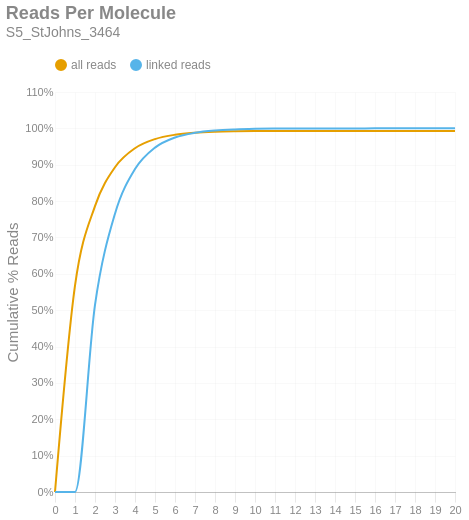

The notebook cell saved with this chart:
### Markdown cell above
### Reads per Molecule
This chart shows the cumulative distribution of the number of reads per linked molecule. That is, how many alignments are associated with a unique molecule. This excludes the number of reads associated with invalid or absent linked-read barcodes. The `linked` histogram is the percentages recalculated when disregarding singletons.

### Code cell
if SKIPLR:
    print_html(f"Skipped")
else:
    counts = np.bincount(valids['reads'].cast(pl.Int64).to_numpy())
    weighted = counts * np.arange(len(counts))
    all_perc = weighted / n_reads
    linked_perc = weighted / n_linked_reads
    linked_perc[1] = 0
    binned_df = pl.DataFrame({
        'readsper': list(range(len(counts))),
        'all reads (cumsum)': np.cumsum(all_perc).tolist(),
        'linked reads (cumsum)': np.cumsum(linked_perc).tolist(),
    })

    with SafeRender(binned_df):
        (
            density_plot(binned_df, 'Reads Per Molecule', samplename, 'readspmol')
            .encode(
                x=alt.X('readsper:O', title=None).axis(labelAngle=0).scale(padding=0),
                y=alt.Y('value:Q', title='Cumulative % Reads').axis(format='%').stack(False),
                color=alt.Color("key:N").scale(domain=["all reads", "linked reads"]),
                tooltip=[
                    alt.Tooltip("key:N", title="Data Type"),
                    alt.Tooltip("readsper:O", title="Reads Per Molecule"),
                    alt.Tooltip("value:Q", format=".2%", title="% Reads (Cum.)")
                ]            
            )
        ).display()

### Figure 1 — Vega-Lite specification as saved in the notebook (floating-point values rounded to 4 significant figures)
{"width": "container", "height": 400, "config": {"title": {"anchor": "start", "dy": -15, "fontSize": 18, "color": "#888888", "subtitleColor": "#888888", "subtitleFontSize": 14}, "arc": {"fill": "#0072B2"}, "axis": {"domainColor": "#888888", "domainWidth": 0.5, "gridWidth": 0.2, "grid": false, "titleFontWeight": 400, "titleFontSize": 15, "labelFontSize": 11, "labelColor": "#888888", "tickColor": "#888888", "tickWidth": 0.2, "titleColor": "#888888"}, "axisBand": {"grid": false}, "axisX": {"grid": true, "tickSize": 10, "domainCap": "round"}, "axisY": {"domain": false, "grid": true, "tickSize": 0, "domainCap": "round"}, "background": "transparent", "header": {"labelFontSize": 15, "labelColor": "#888888", "titleFontSize": 15, "titleFontWeight": 600, "titleColor": "#888888"}, "legend": {"labelFont": "sans-serif", "labelFontSize": 12, "labelColor": "#888888", "symbolSize": 100, "symbolType": "circle", "titleFontSize": 12, "titlePadding": 10, "titleColor": "#888888", "title": null, "orient": "top"}, "range": {"category": ["#E69F00", "#56B4E9", "#009E73", "#F0E442", "#0072B2", "#D55E00", "#CC79A7", "#000000"], "diverging": ["#cfe8f3", "#a2d4ec", "#73bfe2", "#46abdb", "#1696d2", "#12719e"]}, "area": {"fill": "#0072B2", "fillOpacity": 0.7, "line": true, "strokeOpacity": 0.7}, "line": {"color": "#0072B2", "stroke": "#0072B2", "strokeWidth": 2}, "trail": {"color": "#0072B2", "stroke": "#0072B2", "strokeWidth": 0, "size": 1}, "point": {"filled": true, "fillOpacity": 1.0, "size": 95}, "text": {"color": "#888888", "fontSize": 11, "align": "right", "fontWeight": 400, "size": 11}, "bar": {"fill": "#0072B2", "stroke": null}, "view": {"stroke": null, "continuousWidth": 660, "continuousHeight": 400}}, "data": {"name": "data-dbe7fe2c89d224b5542cdef097931f01"}, "mark": {"type": "line", "interpolate": "monotone", "point": {"opacity": 0, "size": 275}}, "encoding": {"color": {"field": "key", "scale": {"domain": ["all reads", "linked reads"]}, "type": "nominal"}, "tooltip": [{"field": "key", "title": "Data Type", "type": "nominal"}, {"field": "readsper", "title": "Reads Per Molecule", "type": "ordinal"}, {"field": "value", "format": ".2%", "title": "% Reads (Cum.)", "type": "quantitative"}], "x": {"axis": {"labelAngle": 0}, "field": "readsper", "scale": {"padding": 0}, "title": null, "type": "ordinal"}, "y": {"axis": {"format": "%"}, "field": "value", "stack": false, "title": "Cumulative % Reads", "type": "quantitative"}}, "params": [{"name": "param_c36ac31b6afebe62", "select": {"type": "point", "fields": ["key"]}, "bind": "legend"}], "title": {"text": "Reads Per Molecule", "subtitle": "S5_StJohns_3464"}, "transform": [{"fold": ["all reads (cumsum)", "linked reads (cumsum)"]}, {"calculate": "replace(datum.key, ' (cumsum)', '')", "as": "key"}, {"filter": {"param": "param_c36ac31b6afebe62"}}], "usermeta": {"embedOptions": {"downloadFileName": "S5_StJohns_3464.readspmol"}}, "$schema": "https://vega.github.io/schema/vega-lite/v6.1.0.json", "datasets": {"data-dbe7fe2c89d224b5542cdef097931f01": [{"readsper": 0, "all reads (cumsum)": 0.0, "linked reads (cumsum)": 0.0}, {"readsper": 1, "all reads (cumsum)": 0.5673, "linked reads (cumsum)": 0.0}, {"readsper": 2, "all reads (cumsum)": 0.7863, "linked reads (cumsum)": 0.5144}, {"readsper": 3, "all reads (cumsum)": 0.8932, "linked reads (cumsum)": 0.7654}, {"readsper": 4, "all reads (cumsum)": 0.9454, "linked reads (cumsum)": 0.888}, {"readsper": 5, "all reads (cumsum)": 0.9705, "linked reads (cumsum)": 0.9471}, {"readsper": 6, "all reads (cumsum)": 0.9824, "linked reads (cumsum)": 0.9749}, {"readsper": 7, "all reads (cumsum)": 0.9879, "linked reads (cumsum)": 0.988}, {"readsper": 8, "all reads (cumsum)": 0.9906, "linked reads (cumsum)": 0.9942}, {"readsper": 9, "all reads (cumsum)": 0.9919, "linked reads (cumsum)": 0.9972}, {"readsper": 10, "all reads (cumsum)": 0.9925, "linked reads (cumsum)": 0.9987}, {"readsper": 11, "all reads (cumsum)": 0.9928, "linked reads (cumsum)": 0.9994}, {"readsper": 12, "all reads (cumsum)": 0.9929, "linked reads (cumsum)": 0.9997}, {"readsper": 13, "all reads (cumsum)": 0.993, "linked reads (cumsum)": 0.9998}, {"readsper": 14, "all reads (cumsum)": 0.993, "linked reads (cumsum)": 0.9999}, {"readsper": 15, "all reads (cumsum)": 0.993, "linked reads (cumsum)": 0.9999}, {"readsper": 16, "all reads (cumsum)": 0.993, "linked reads (cumsum)": 1.0}, {"readsper": 17, "all reads (cumsum)": 0.993, "linked reads (cumsum)": 1.0}, {"readsper": 18, "all reads (cumsum)": 0.993, "linked reads (cumsum)": 1.0}, {"readsper": 19, "all reads (cumsum)": 0.9931, "linked reads (cumsum)": 1.0}, {"readsper": 20, "all reads (cumsum)": 0.9931, "linked reads (cumsum)": 1.0}]}}
